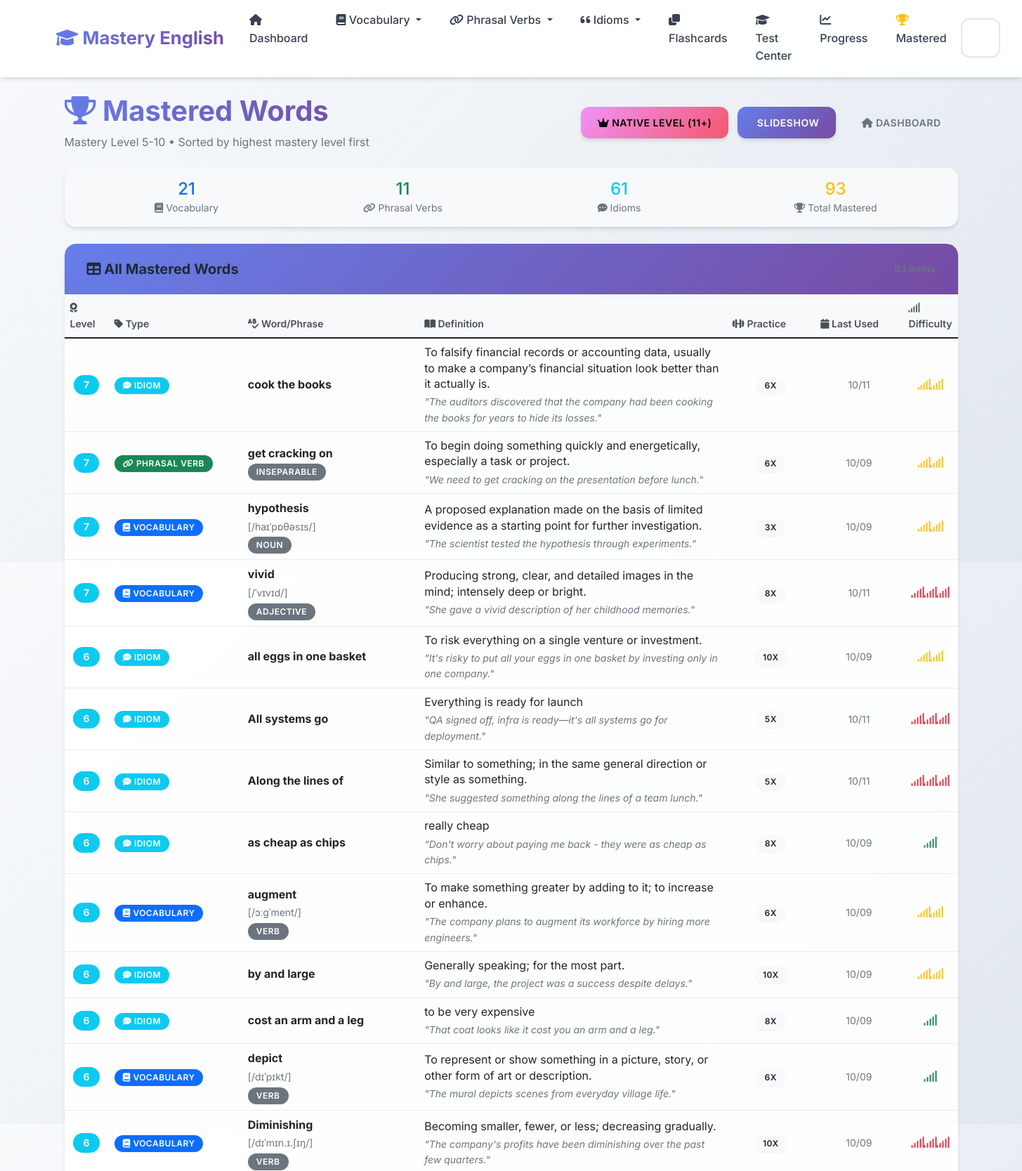
/mastered (upper part), run on the app's committed database.
### app.py (models this page shows, shortened)
class Idiom(db.Model):
    __tablename__ = 'idioms'
    id = db.Column(db.Integer, primary_key=True)
    idiom = db.Column(db.String(200), nullable=False)
    meaning = db.Column(db.Text, nullable=False)
    example_sentence = db.Column(db.Text)
    origin = db.Column(db.Text)
    difficulty_level = db.Column(db.String(20), default='medium')
    date_added = db.Column(db.DateTime, default=datetime.utcnow)
    times_practiced = db.Column(db.Integer, default=0)
    last_practiced = db.Column(db.DateTime)
    mastery_level = db.Column(db.Integer, default=0)

class PhrasalVerb(db.Model):
    __tablename__ = 'phrasal_verbs'
    id = db.Column(db.Integer, primary_key=True)
    phrasal_verb = db.Column(db.String(100), nullable=False)
    meaning = db.Column(db.Text, nullable=False)
    example_sentence = db.Column(db.Text)
    separable = db.Column(db.Boolean, default=False)
    difficulty_level = db.Column(db.String(20), default='medium')
    date_added = db.Column(db.DateTime, default=datetime.utcnow)
    times_practiced = db.Column(db.Integer, default=0)
    last_practiced = db.Column(db.DateTime)
    mastery_level = db.Column(db.Integer, default=0)

class VocabularyWord(db.Model):
    __tablename__ = 'vocabulary_words'
    id = db.Column(db.Integer, primary_key=True)
    word = db.Column(db.String(100), nullable=False)
    definition = db.Column(db.Text, nullable=False)
    example_sentence = db.Column(db.Text)
    pronunciation = db.Column(db.String(100))
    part_of_speech = db.Column(db.String(50))
    difficulty_level = db.Column(db.String(20), default='medium')
    date_added = db.Column(db.DateTime, default=datetime.utcnow)
    times_practiced = db.Column(db.Integer, default=0)
    last_practiced = db.Column(db.DateTime)
    mastery_level = db.Column(db.Integer, default=0)

### app.py (the view)
@app.route('/mastered')
def mastered_words():
    from sqlalchemy import and_
    mastered_vocab = VocabularyWord.query.filter(
        and_(VocabularyWord.mastery_level >= 5, VocabularyWord.mastery_level <= 10)
    ).order_by(VocabularyWord.mastery_level.desc(), VocabularyWord.word.asc()).all()
    mastered_phrasal = PhrasalVerb.query.filter(
        and_(PhrasalVerb.mastery_level >= 5, PhrasalVerb.mastery_level <= 10)
    ).order_by(PhrasalVerb.mastery_level.desc(), PhrasalVerb.phrasal_verb.asc()).all()
    mastered_idioms = Idiom.query.filter(
        and_(Idiom.mastery_level >= 5, Idiom.mastery_level <= 10)
    ).order_by(Idiom.mastery_level.desc(), Idiom.idiom.asc()).all()
    all_mastered_items = []
    for word in mastered_vocab:
        all_mastered_items.append({
            'id': word.id,
            'type': 'Vocabulary',
            'word_text': word.word,
            'definition': word.definition,
            'pronunciation': word.pronunciation,
            'part_of_speech': word.part_of_speech,
            'example_sentence': word.example_sentence,
            'mastery_level': word.mastery_level,
            'times_practiced': word.times_practiced,
            'last_practiced': word.last_practiced,
            'date_added': word.date_added,
            'difficulty_level': word.difficulty_level
        })
    for phrasal in mastered_phrasal:
        all_mastered_items.append({
            'id': phrasal.id,
            'type': 'Phrasal Verb',
            'word_text': phrasal.phrasal_verb,
            'definition': phrasal.meaning,
            'pronunciation': None,
            'part_of_speech': 'Separable' if phrasal.separable else 'Inseparable',
            'example_sentence': phrasal.example_sentence,
            'mastery_level': phrasal.mastery_level,
            'times_practiced': phrasal.times_practiced,
            'last_practiced': phrasal.last_practiced,
            'date_added': phrasal.date_added,
            'difficulty_level': phrasal.difficulty_level
        })
    for idiom in mastered_idioms:
        all_mastered_items.append({
            'id': idiom.id,
            'type': 'Idiom',
            'word_text': idiom.idiom,
            'definition': idiom.meaning,
            'pronunciation': None,
            'part_of_speech': None,
            'example_sentence': idiom.example_sentence,
            'mastery_level': idiom.mastery_level,
            'times_practiced': idiom.times_practiced,
            'last_practiced': idiom.last_practiced,
            'date_added': idiom.date_added,
            'difficulty_level': idiom.difficulty_level
        })
    all_mastered_items.sort(key=lambda x: (-x['mastery_level'], x['word_text'].lower()))
    total_mastered = len(all_mastered_items)
    stats = {
        'vocabulary': len(mastered_vocab),
        'phrasal_verbs': len(mastered_phrasal),
        'idioms': len(mastered_idioms),
        'total': total_mastered
    }
    return render_template('mastered_words.html',
                         mastered_vocab=mastered_vocab,
                         mastered_phrasal=mastered_phrasal,
                         mastered_idioms=mastered_idioms,
                         all_mastered_items=all_mastered_items,
                         stats=stats)

### templates/mastered_words.html (shortened to what this page needs)
{% extends "base.html" %}
{% block content %}
<div class="container-fluid">
    <div class="row mb-4">
        <div class="col-12">
            <div class="d-flex justify-content-between align-items-center">
                <div>
                    <h1>
                        <i class="fas fa-trophy text-warning"></i> Mastered Words
                    </h1>
                    <p class="text-muted mb-0">Mastery Level 5-10 • Sorted by highest mastery level first</p>
                </div>
                <div>
                    <a href="{{ url_for('native_words') }}" class="btn btn-warning me-2">
                        <i class="fas fa-crown"></i> Native Level (11+)
                    </a>
                    <a href="{{ url_for('mastered_slideshow') }}" class="btn btn-primary me-2">
                         Slideshow
                    </a>
                    <a href="{{ url_for('index') }}" class="btn btn-outline-secondary">
                        <i class="fas fa-home"></i> Dashboard
                    </a>
                </div>
            </div>
        </div>
    </div>
    <div class="row mb-4">
        <div class="col-12">
            <div class="card bg-light">
                <div class="card-body py-3">
                    <div class="row text-center">
                        <div class="col-md-3">
                            <span class="h4 text-primary">{{ stats.vocabulary }}</span>
                            <div class="small text-muted">
                                <i class="fas fa-book"></i> Vocabulary
                            </div>
                        </div>
                        <div class="col-md-3">
                            <span class="h4 text-success">{{ stats.phrasal_verbs }}</span>
                            <div class="small text-muted">
                                <i class="fas fa-link"></i> Phrasal Verbs
                            </div>
                        </div>
                        <div class="col-md-3">
                            <span class="h4 text-info">{{ stats.idioms }}</span>
                            <div class="small text-muted">
                                <i class="fas fa-comment-dots"></i> Idioms
                            </div>
                        </div>
                        <div class="col-md-3">
                            <span class="h4 text-warning">{{ stats.total }}</span>
                            <div class="small text-muted">
                                <i class="fas fa-trophy"></i> Total Mastered
                            </div>
                        </div>
                    </div>
                </div>
            </div>
        </div>
    </div>
    <div class="row">
        <div class="col-12">
            <div class="card">
                <div class="card-header d-flex justify-content-between align-items-center">
                    <h5 class="mb-0">
                        <i class="fas fa-table"></i> All Mastered Words
                    </h5>
                    <small class="text-muted">{{ stats.total }} items</small>
                </div>
                <div class="card-body p-0">
                    {% if all_mastered_items %}
                    <div class="table-responsive">
                        <table class="table table-hover mb-0">
                            <thead class="table-dark">
                                <tr>
                                    <th width="5%">
                                        <i class="fas fa-award"></i> Level
                                    </th>
                                    <th width="15%">
                                        <i class="fas fa-tag"></i> Type
                                    </th>
                                    <th width="20%">
                                        <i class="fas fa-spell-check"></i> Word/Phrase
                                    </th>
                                    <th width="35%">
                                        <i class="fas fa-book-open"></i> Definition
                                    </th>
                                    <th width="10%">
                                        <i class="fas fa-dumbbell"></i> Practice
                                    </th>
                                    <th width="10%">
                                        <i class="fas fa-calendar"></i> Last Used
                                    </th>
                                    <th width="5%">
                                        <i class="fas fa-signal"></i> Difficulty
                                    </th>
                                </tr>
                            </thead>
                            <tbody>
                                {% for item in all_mastered_items %}
                                <tr>
                                    <td class="text-center">
                                        {% set level = item.mastery_level %}
                                        {% if level == 10 %}
                                            <span class="badge bg-danger fs-6">{{ level }}</span>
                                        {% elif level >= 8 %}
                                            <span class="badge bg-warning fs-6">{{ level }}</span>
                                        {% elif level >= 6 %}
                                            <span class="badge bg-info fs-6">{{ level }}</span>
                                        {% else %}
                                            <span class="badge bg-success fs-6">{{ level }}</span>
                                        {% endif %}
                                    </td>
                                    <td>
                                        {% if item.type == 'Vocabulary' %}
                                            <span class="badge bg-primary">
                                                <i class="fas fa-book"></i> {{ item.type }}
                                            </span>
                                        {% elif item.type == 'Phrasal Verb' %}
                                            <span class="badge bg-success">
                                                <i class="fas fa-link"></i> {{ item.type }}
                                            </span>
                                        {% else %}
                                            <span class="badge bg-info">
                                                <i class="fas fa-comment-dots"></i> {{ item.type }}
                                            </span>
                                        {% endif %}
                                    </td>
                                    <td>
                                        <strong>{{ item.word_text }}</strong>
                                        {% if item.pronunciation %}
                                            <br><small class="text-muted">[{{ item.pronunciation }}]</small>
                                        {% endif %}
                                        {% if item.part_of_speech %}
                                            <br><small class="badge bg-secondary">{{ item.part_of_speech }}</small>
                                        {% endif %}
                                    </td>
                                    <td>
                                        <div class="definition-text">{{ item.definition }}</div>
                                        {% if item.example_sentence %}
                                        <small class="text-muted d-block mt-1">
                                            <em>"{{ item.example_sentence }}"</em>
                                        </small>
                                        {% endif %}
                                    </td>
                                    <td class="text-center">
                                        <span class="badge bg-light text-dark">
                                            {{ item.times_practiced }}x
                                        </span>
                                    </td>
                                    <td class="text-center">
                                        {% if item.last_practiced %}
                                            <small class="text-muted">
                                                {{ item.last_practiced.strftime('%m/%d') }}
                                            </small>
                                        {% else %}
                                            <small class="text-muted">Never</small>
                                        {% endif %}
                                    </td>
                                    <td class="text-center">
                                        {% if item.difficulty_level == 'easy' %}
                                            <span class="text-success"><i class="fas fa-signal"></i></span>
                                        {% elif item.difficulty_level == 'medium' %}
                                            <span class="text-warning"><i class="fas fa-signal"></i><i class="fas fa-signal"></i></span>
                                        {% elif item.difficulty_level == 'hard' %}
                                            <span class="text-danger"><i class="fas fa-signal"></i><i class="fas fa-signal"></i><i class="fas fa-signal"></i></span>
                                        {% else %}
                                            <span class="text-muted"><i class="fas fa-minus"></i></span>
                                        {% endif %}
                                    </td>
                                </tr>
                                {% endfor %}
                            </tbody>
                        </table>
                    </div>
                    {% endif %}
                </div>
            </div>
        </div>
{% endblock %}

### data on the page
Idiom: mastery_level "7", type "IDIOM", word_text "cook the books", definition "To falsify financial records or accounting data, usually to make a company’s financial situation look better than it actually is.", example_sentence "The auditors discovered that the company had been cooking the books for years to hide its losses.", times_practiced "6", last_practiced "10/11", difficulty_level "medium" (drawn)
PhrasalVerb: level "7", type "PHRASAL VERB", word_text "get cracking on", part_of_speech "INSEPARABLE", definition "To begin doing something quickly and energetically, especially a task or project.", example_sentence "We need to get cracking on the presentation before lunch.", times_practiced "6", last_practiced "10/09", difficulty_level "medium" (drawn)
VocabularyWord: mastery_level "7", type "VOCABULARY", word_text "hypothesis", pronunciation "/haɪˈpɒθəsɪs/", part_of_speech "NOUN", definition "A proposed explanation made on the basis of limited evidence as a starting point for further investigation.", example_sentence "The scientist tested the hypothesis through experiments.", times_practiced "3", last_practiced "10/09", difficulty_level "medium" (drawn)
VocabularyWord: mastery_level "7", type "VOCABULARY", word_text "vivid", pronunciation "/ˈvɪvɪd/", part_of_speech "ADJECTIVE", definition "Producing strong, clear, and detailed images in the mind; intensely deep or bright.", example_sentence "She gave a vivid description of her childhood memories.", times_practiced "8", last_practiced "10/11", difficulty_level "hard" (drawn)
Idiom: mastery_level "6", type "IDIOM", word_text "all eggs in one basket", definition "To risk everything on a single venture or investment.", example_sentence "It's risky to put all your eggs in one basket by investing only in one company.", times_practiced "10", last_practiced "10/09", difficulty_level "medium" (drawn)
Idiom: mastery_level "6", type "IDIOM", word_text "All systems go", definition "Everything is ready for launch", example_sentence "QA signed off, infra is ready—it's all systems go for deployment.", times_practiced "5", last_practiced "10/11", difficulty_level "hard" (drawn)
Idiom: mastery_level "6", type "IDIOM", word_text "Along the lines of", definition "Similar to something; in the same general direction or style as something.", example_sentence "She suggested something along the lines of a team lunch.", times_practiced "5", last_practiced "10/11", difficulty_level "hard" (drawn)
Idiom: mastery_level "6", type "IDIOM", word_text "as cheap as chips", definition "really cheap", example_sentence "Don't worry about paying me back - they were as cheap as chips.", times_practiced "8", last_practiced "10/09", difficulty_level "easy" (drawn)
VocabularyWord: level "6", type "VOCABULARY", word_text "augment", pronunciation "/ɔːɡˈment/", part_of_speech "VERB", definition "To make something greater by adding to it; to increase or enhance.", example_sentence "The company plans to augment its workforce by hiring more engineers.", times_practiced "6", last_practiced "10/09", difficulty_level "medium" (drawn)
Idiom: mastery_level "6", type "IDIOM", word_text "by and large", definition "Generally speaking; for the most part.", example_sentence "By and large, the project was a success despite delays.", times_practiced "10", last_practiced "10/09", difficulty_level "medium" (drawn)
Idiom: mastery_level "6", type "IDIOM", word_text "cost an arm and a leg", definition "to be very expensive", example_sentence "That coat looks like it cost you an arm and a leg.", times_practiced "8", last_practiced "10/09", difficulty_level "easy" (drawn)
VocabularyWord: level "6", type "VOCABULARY", word_text "depict", pronunciation "/dɪˈpɪkt/", part_of_speech "VERB", definition "To represent or show something in a picture, story, or other form of art or description.", example_sentence "The mural depicts scenes from everyday village life.", times_practiced "6", last_practiced "10/09", difficulty_level "easy" (drawn)
VocabularyWord: level "6", type "VOCABULARY", word_text "Diminishing", pronunciation "/dɪˈmɪn.ɪ.ʃɪŋ/", part_of_speech "VERB", definition "Becoming smaller, fewer, or less; decreasing gradually.", example_sentence "The company's profits have been diminishing over the past few quarters.", times_practiced "10", last_practiced "10/09", difficulty_level "hard" (drawn)

### other printed values
{{ stats.vocabulary }} "21"
{{ stats.phrasal_verbs }} "11"
{{ stats.idioms }} "61"
{{ stats.total }} "93"
